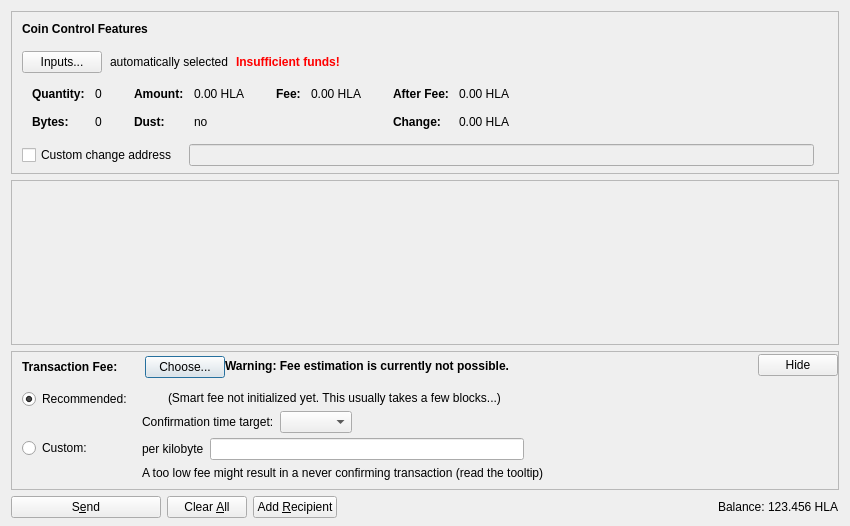
<?xml version="1.0" encoding="UTF-8"?>
<ui version="4.0">
 <class>SendCoinsDialog</class>
 <widget class="QDialog" name="SendCoinsDialog">
  <property name="geometry">
   <rect>
    <x>0</x>
    <y>0</y>
    <width>850</width>
    <height>526</height>
   </rect>
  </property>
  <property name="windowTitle">
   <string>Send Coins</string>
  </property>
  <layout class="QVBoxLayout" name="verticalLayout" stretch="0,1,0,0">
   <property name="bottomMargin">
    <number>8</number>
   </property>
   <item>
    <widget class="QFrame" name="frameCoinControl">
     <property name="sizePolicy">
      <sizepolicy hsizetype="Expanding" vsizetype="Expanding">
       <horstretch>0</horstretch>
       <verstretch>0</verstretch>
      </sizepolicy>
     </property>
     <property name="maximumSize">
      <size>
       <width>16777215</width>
       <height>16777215</height>
      </size>
     </property>
     <property name="frameShape">
      <enum>QFrame::StyledPanel</enum>
     </property>
     <property name="frameShadow">
      <enum>QFrame::Sunken</enum>
     </property>
     <layout class="QVBoxLayout" name="verticalLayoutCoinControl2">
      <property name="spacing">
       <number>0</number>
      </property>
      <property name="leftMargin">
       <number>0</number>
      </property>
      <property name="topMargin">
       <number>0</number>
      </property>
      <property name="rightMargin">
       <number>0</number>
      </property>
      <property name="bottomMargin">
       <number>6</number>
      </property>
      <item>
       <layout class="QVBoxLayout" name="verticalLayoutCoinControl" stretch="0,0,0,0,1">
        <property name="spacing">
         <number>0</number>
        </property>
        <property name="leftMargin">
         <number>10</number>
        </property>
        <property name="topMargin">
         <number>10</number>
        </property>
        <item>
         <layout class="QHBoxLayout" name="horizontalLayoutCoinControl1">
          <property name="bottomMargin">
           <number>15</number>
          </property>
          <item>
           <widget class="QLabel" name="labelCoinControlFeatures">
            <property name="sizePolicy">
             <sizepolicy hsizetype="Preferred" vsizetype="Maximum">
              <horstretch>0</horstretch>
              <verstretch>0</verstretch>
             </sizepolicy>
            </property>
            <property name="font">
             <font>
              <weight>75</weight>
              <bold>true</bold>
             </font>
            </property>
            <property name="styleSheet">
             <string notr="true">font-weight:bold;</string>
            </property>
            <property name="text">
             <string>Coin Control Features</string>
            </property>
           </widget>
          </item>
         </layout>
        </item>
        <item>
         <layout class="QHBoxLayout" name="horizontalLayoutCoinControl2" stretch="0,0,0,0">
          <property name="spacing">
           <number>8</number>
          </property>
          <property name="bottomMargin">
           <number>10</number>
          </property>
          <item>
           <widget class="QPushButton" name="pushButtonCoinControl">
            <property name="styleSheet">
             <string notr="true"/>
            </property>
            <property name="text">
             <string>Inputs...</string>
            </property>
            <property name="autoDefault">
             <bool>false</bool>
            </property>
           </widget>
          </item>
          <item>
           <widget class="QLabel" name="labelCoinControlAutomaticallySelected">
            <property name="text">
             <string>automatically selected</string>
            </property>
            <property name="margin">
             <number>5</number>
            </property>
           </widget>
          </item>
          <item>
           <widget class="QLabel" name="labelCoinControlInsuffFunds">
            <property name="font">
             <font>
              <weight>75</weight>
              <bold>true</bold>
             </font>
            </property>
            <property name="styleSheet">
             <string notr="true">color:red;font-weight:bold;</string>
            </property>
            <property name="text">
             <string>Insufficient funds!</string>
            </property>
            <property name="margin">
             <number>5</number>
            </property>
           </widget>
          </item>
          <item>
           <spacer name="horizontalSpacerCoinControl">
            <property name="orientation">
             <enum>Qt::Horizontal</enum>
            </property>
            <property name="sizeHint" stdset="0">
             <size>
              <width>40</width>
              <height>1</height>
             </size>
            </property>
           </spacer>
          </item>
         </layout>
        </item>
        <item>
         <widget class="QWidget" name="widgetCoinControl" native="true">
          <property name="sizePolicy">
           <sizepolicy hsizetype="Preferred" vsizetype="Preferred">
            <horstretch>0</horstretch>
            <verstretch>0</verstretch>
           </sizepolicy>
          </property>
          <property name="minimumSize">
           <size>
            <width>0</width>
            <height>0</height>
           </size>
          </property>
          <property name="styleSheet">
           <string notr="true"/>
          </property>
          <layout class="QHBoxLayout" name="horizontalLayoutCoinControl5">
           <property name="leftMargin">
            <number>0</number>
           </property>
           <property name="topMargin">
            <number>0</number>
           </property>
           <property name="rightMargin">
            <number>0</number>
           </property>
           <property name="bottomMargin">
            <number>0</number>
           </property>
           <item>
            <layout class="QHBoxLayout" name="horizontalLayoutCoinControl3" stretch="0,0,0,1">
             <property name="spacing">
              <number>20</number>
             </property>
             <property name="topMargin">
              <number>0</number>
             </property>
             <property name="bottomMargin">
              <number>10</number>
             </property>
             <item>
              <layout class="QFormLayout" name="formLayoutCoinControl1">
               <property name="horizontalSpacing">
                <number>10</number>
               </property>
               <property name="verticalSpacing">
                <number>14</number>
               </property>
               <property name="leftMargin">
                <number>10</number>
               </property>
               <property name="topMargin">
                <number>4</number>
               </property>
               <property name="rightMargin">
                <number>6</number>
               </property>
               <item row="0" column="0">
                <widget class="QLabel" name="labelCoinControlQuantityText">
                 <property name="font">
                  <font>
                   <weight>75</weight>
                   <bold>true</bold>
                  </font>
                 </property>
                 <property name="text">
                  <string>Quantity:</string>
                 </property>
                 <property name="margin">
                  <number>0</number>
                 </property>
                </widget>
               </item>
               <item row="0" column="1">
                <widget class="QLabel" name="labelCoinControlQuantity">
                 <property name="cursor">
                  <cursorShape>IBeamCursor</cursorShape>
                 </property>
                 <property name="contextMenuPolicy">
                  <enum>Qt::ActionsContextMenu</enum>
                 </property>
                 <property name="text">
                  <string notr="true">0</string>
                 </property>
                 <property name="margin">
                  <number>0</number>
                 </property>
                 <property name="textInteractionFlags">
                  <set>Qt::LinksAccessibleByMouse|Qt::TextSelectableByKeyboard|Qt::TextSelectableByMouse</set>
                 </property>
                </widget>
               </item>
               <item row="1" column="0">
                <widget class="QLabel" name="labelCoinControlBytesText">
                 <property name="font">
                  <font>
                   <weight>75</weight>
                   <bold>true</bold>
                  </font>
                 </property>
                 <property name="text">
                  <string>Bytes:</string>
                 </property>
                </widget>
               </item>
               <item row="1" column="1">
                <widget class="QLabel" name="labelCoinControlBytes">
                 <property name="cursor">
                  <cursorShape>IBeamCursor</cursorShape>
                 </property>
                 <property name="contextMenuPolicy">
                  <enum>Qt::ActionsContextMenu</enum>
                 </property>
                 <property name="text">
                  <string notr="true">0</string>
                 </property>
                 <property name="textInteractionFlags">
                  <set>Qt::LinksAccessibleByMouse|Qt::TextSelectableByKeyboard|Qt::TextSelectableByMouse</set>
                 </property>
                </widget>
               </item>
              </layout>
             </item>
             <item>
              <layout class="QFormLayout" name="formLayoutCoinControl2">
               <property name="horizontalSpacing">
                <number>10</number>
               </property>
               <property name="verticalSpacing">
                <number>14</number>
               </property>
               <property name="leftMargin">
                <number>6</number>
               </property>
               <property name="topMargin">
                <number>4</number>
               </property>
               <property name="rightMargin">
                <number>6</number>
               </property>
               <item row="0" column="0">
                <widget class="QLabel" name="labelCoinControlAmountText">
                 <property name="font">
                  <font>
                   <weight>75</weight>
                   <bold>true</bold>
                  </font>
                 </property>
                 <property name="text">
                  <string>Amount:</string>
                 </property>
                 <property name="margin">
                  <number>0</number>
                 </property>
                </widget>
               </item>
               <item row="0" column="1">
                <widget class="QLabel" name="labelCoinControlAmount">
                 <property name="cursor">
                  <cursorShape>IBeamCursor</cursorShape>
                 </property>
                 <property name="contextMenuPolicy">
                  <enum>Qt::ActionsContextMenu</enum>
                 </property>
                 <property name="text">
                  <string notr="true">0.00 HLA</string>
                 </property>
                 <property name="textInteractionFlags">
                  <set>Qt::LinksAccessibleByMouse|Qt::TextSelectableByKeyboard|Qt::TextSelectableByMouse</set>
                 </property>
                </widget>
               </item>
               <item row="1" column="0">
                <widget class="QLabel" name="labelCoinControlLowOutputText">
                 <property name="font">
                  <font>
                   <weight>75</weight>
                   <bold>true</bold>
                  </font>
                 </property>
                 <property name="text">
                  <string>Dust:</string>
                 </property>
                </widget>
               </item>
               <item row="1" column="1">
                <widget class="QLabel" name="labelCoinControlLowOutput">
                 <property name="cursor">
                  <cursorShape>IBeamCursor</cursorShape>
                 </property>
                 <property name="contextMenuPolicy">
                  <enum>Qt::ActionsContextMenu</enum>
                 </property>
                 <property name="text">
                  <string notr="true">no</string>
                 </property>
                 <property name="textInteractionFlags">
                  <set>Qt::LinksAccessibleByMouse|Qt::TextSelectableByKeyboard|Qt::TextSelectableByMouse</set>
                 </property>
                </widget>
               </item>
              </layout>
             </item>
             <item>
              <layout class="QFormLayout" name="formLayoutCoinControl3">
               <property name="horizontalSpacing">
                <number>10</number>
               </property>
               <property name="verticalSpacing">
                <number>14</number>
               </property>
               <property name="leftMargin">
                <number>6</number>
               </property>
               <property name="topMargin">
                <number>4</number>
               </property>
               <property name="rightMargin">
                <number>6</number>
               </property>
               <item row="0" column="0">
                <widget class="QLabel" name="labelCoinControlFeeText">
                 <property name="font">
                  <font>
                   <weight>75</weight>
                   <bold>true</bold>
                  </font>
                 </property>
                 <property name="text">
                  <string>Fee:</string>
                 </property>
                 <property name="margin">
                  <number>0</number>
                 </property>
                </widget>
               </item>
               <item row="0" column="1">
                <widget class="QLabel" name="labelCoinControlFee">
                 <property name="cursor">
                  <cursorShape>IBeamCursor</cursorShape>
                 </property>
                 <property name="contextMenuPolicy">
                  <enum>Qt::ActionsContextMenu</enum>
                 </property>
                 <property name="text">
                  <string notr="true">0.00 HLA</string>
                 </property>
                 <property name="textInteractionFlags">
                  <set>Qt::LinksAccessibleByMouse|Qt::TextSelectableByKeyboard|Qt::TextSelectableByMouse</set>
                 </property>
                </widget>
               </item>
              </layout>
             </item>
             <item>
              <layout class="QFormLayout" name="formLayoutCoinControl4">
               <property name="horizontalSpacing">
                <number>10</number>
               </property>
               <property name="verticalSpacing">
                <number>14</number>
               </property>
               <property name="leftMargin">
                <number>6</number>
               </property>
               <property name="topMargin">
                <number>4</number>
               </property>
               <property name="rightMargin">
                <number>6</number>
               </property>
               <item row="0" column="0">
                <widget class="QLabel" name="labelCoinControlAfterFeeText">
                 <property name="font">
                  <font>
                   <weight>75</weight>
                   <bold>true</bold>
                  </font>
                 </property>
                 <property name="text">
                  <string>After Fee:</string>
                 </property>
                 <property name="margin">
                  <number>0</number>
                 </property>
                </widget>
               </item>
               <item row="0" column="1">
                <widget class="QLabel" name="labelCoinControlAfterFee">
                 <property name="cursor">
                  <cursorShape>IBeamCursor</cursorShape>
                 </property>
                 <property name="contextMenuPolicy">
                  <enum>Qt::ActionsContextMenu</enum>
                 </property>
                 <property name="text">
                  <string notr="true">0.00 HLA</string>
                 </property>
                 <property name="textInteractionFlags">
                  <set>Qt::LinksAccessibleByMouse|Qt::TextSelectableByKeyboard|Qt::TextSelectableByMouse</set>
                 </property>
                </widget>
               </item>
               <item row="1" column="0">
                <widget class="QLabel" name="labelCoinControlChangeText">
                 <property name="font">
                  <font>
                   <weight>75</weight>
                   <bold>true</bold>
                  </font>
                 </property>
                 <property name="text">
                  <string>Change:</string>
                 </property>
                </widget>
               </item>
               <item row="1" column="1">
                <widget class="QLabel" name="labelCoinControlChange">
                 <property name="cursor">
                  <cursorShape>IBeamCursor</cursorShape>
                 </property>
                 <property name="contextMenuPolicy">
                  <enum>Qt::ActionsContextMenu</enum>
                 </property>
                 <property name="text">
                  <string notr="true">0.00 HLA</string>
                 </property>
                 <property name="textInteractionFlags">
                  <set>Qt::LinksAccessibleByMouse|Qt::TextSelectableByKeyboard|Qt::TextSelectableByMouse</set>
                 </property>
                </widget>
               </item>
              </layout>
             </item>
            </layout>
           </item>
          </layout>
         </widget>
        </item>
        <item>
         <layout class="QHBoxLayout" name="horizontalLayoutCoinControl4" stretch="0,0,0">
          <property name="spacing">
           <number>12</number>
          </property>
          <property name="sizeConstraint">
           <enum>QLayout::SetDefaultConstraint</enum>
          </property>
          <property name="topMargin">
           <number>5</number>
          </property>
          <property name="rightMargin">
           <number>5</number>
          </property>
          <item>
           <widget class="QCheckBox" name="checkBoxCoinControlChange">
            <property name="toolTip">
             <string>If this is activated, but the change address is empty or invalid, change will be sent to a newly generated address.</string>
            </property>
            <property name="text">
             <string>Custom change address</string>
            </property>
           </widget>
          </item>
          <item>
           <widget class="QValidatedLineEdit" name="lineEditCoinControlChange">
            <property name="enabled">
             <bool>false</bool>
            </property>
            <property name="sizePolicy">
             <sizepolicy hsizetype="Expanding" vsizetype="Fixed">
              <horstretch>0</horstretch>
              <verstretch>0</verstretch>
             </sizepolicy>
            </property>
           </widget>
          </item>
          <item>
           <widget class="QLabel" name="labelCoinControlChangeLabel">
            <property name="sizePolicy">
             <sizepolicy hsizetype="Preferred" vsizetype="Expanding">
              <horstretch>0</horstretch>
              <verstretch>0</verstretch>
             </sizepolicy>
            </property>
            <property name="minimumSize">
             <size>
              <width>0</width>
              <height>0</height>
             </size>
            </property>
            <property name="text">
             <string/>
            </property>
            <property name="margin">
             <number>3</number>
            </property>
           </widget>
          </item>
         </layout>
        </item>
        <item>
         <spacer name="verticalSpacerCoinControl">
          <property name="orientation">
           <enum>Qt::Vertical</enum>
          </property>
          <property name="sizeHint" stdset="0">
           <size>
            <width>800</width>
            <height>1</height>
           </size>
          </property>
         </spacer>
        </item>
       </layout>
      </item>
     </layout>
    </widget>
   </item>
   <item>
    <widget class="QScrollArea" name="scrollArea">
     <property name="widgetResizable">
      <bool>true</bool>
     </property>
     <widget class="QWidget" name="scrollAreaWidgetContents">
      <property name="geometry">
       <rect>
        <x>0</x>
        <y>0</y>
        <width>830</width>
        <height>104</height>
       </rect>
      </property>
      <layout class="QVBoxLayout" name="verticalLayout_2" stretch="0,1">
       <property name="leftMargin">
        <number>0</number>
       </property>
       <property name="topMargin">
        <number>0</number>
       </property>
       <property name="rightMargin">
        <number>0</number>
       </property>
       <property name="bottomMargin">
        <number>0</number>
       </property>
       <item>
        <layout class="QVBoxLayout" name="entries">
         <property name="spacing">
          <number>6</number>
         </property>
        </layout>
       </item>
       <item>
        <spacer name="verticalSpacer">
         <property name="orientation">
          <enum>Qt::Vertical</enum>
         </property>
         <property name="sizeHint" stdset="0">
          <size>
           <width>20</width>
           <height>40</height>
          </size>
         </property>
        </spacer>
       </item>
      </layout>
     </widget>
    </widget>
   </item>
   <item>
    <widget class="QFrame" name="frameFee">
     <property name="sizePolicy">
      <sizepolicy hsizetype="Expanding" vsizetype="Expanding">
       <horstretch>0</horstretch>
       <verstretch>0</verstretch>
      </sizepolicy>
     </property>
     <property name="maximumSize">
      <size>
       <width>16777215</width>
       <height>16777215</height>
      </size>
     </property>
     <property name="frameShape">
      <enum>QFrame::StyledPanel</enum>
     </property>
     <property name="frameShadow">
      <enum>QFrame::Sunken</enum>
     </property>
     <layout class="QVBoxLayout" name="verticalLayoutFee1">
      <property name="spacing">
       <number>0</number>
      </property>
      <property name="leftMargin">
       <number>0</number>
      </property>
      <property name="topMargin">
       <number>0</number>
      </property>
      <property name="rightMargin">
       <number>0</number>
      </property>
      <property name="bottomMargin">
       <number>0</number>
      </property>
      <item>
       <layout class="QVBoxLayout" name="verticalLayoutFee2" stretch="0,0,0">
        <property name="spacing">
         <number>0</number>
        </property>
        <property name="leftMargin">
         <number>10</number>
        </property>
        <property name="topMargin">
         <number>0</number>
        </property>
        <item>
         <layout class="QHBoxLayout" name="horizontalLayoutFee1">
          <property name="bottomMargin">
           <number>0</number>
          </property>
          <item>
           <layout class="QVBoxLayout" name="verticalLayoutFee7">
            <property name="spacing">
             <number>0</number>
            </property>
            <item>
             <spacer name="verticalSpacerSmartFee">
              <property name="orientation">
               <enum>Qt::Vertical</enum>
              </property>
              <property name="sizeType">
               <enum>QSizePolicy::Fixed</enum>
              </property>
              <property name="sizeHint" stdset="0">
               <size>
                <width>1</width>
                <height>4</height>
               </size>
              </property>
             </spacer>
            </item>
            <item>
             <layout class="QHBoxLayout" name="horizontalLayoutSmartFee">
              <property name="spacing">
               <number>10</number>
              </property>
              <item>
               <widget class="QLabel" name="labelFeeHeadline">
                <property name="sizePolicy">
                 <sizepolicy hsizetype="Preferred" vsizetype="Maximum">
                  <horstretch>0</horstretch>
                  <verstretch>0</verstretch>
                 </sizepolicy>
                </property>
                <property name="font">
                 <font>
                  <weight>75</weight>
                  <bold>true</bold>
                 </font>
                </property>
                <property name="styleSheet">
                 <string notr="true">font-weight:bold;</string>
                </property>
                <property name="text">
                 <string>Transaction Fee:</string>
                </property>
               </widget>
              </item>
              <item>
               <widget class="QLabel" name="labelFeeMinimized">
                <property name="text">
                 <string/>
                </property>
               </widget>
              </item>
              <item>
               <widget class="QPushButton" name="buttonChooseFee">
                <property name="text">
                 <string>Choose...</string>
                </property>
               </widget>
              </item>
             </layout>
            </item>
            <item>
             <spacer name="verticalSpacer_5">
              <property name="orientation">
               <enum>Qt::Vertical</enum>
              </property>
              <property name="sizeHint" stdset="0">
               <size>
                <width>1</width>
                <height>1</height>
               </size>
              </property>
             </spacer>
            </item>
           </layout>
          </item>
          <item>
           <widget class="QLabel" name="fallbackFeeWarningLabel">
            <property name="toolTip">
             <string>Using the fallbackfee can result in sending a transaction that will take several hours or days (or never) to confirm. Consider choosing your fee manually or wait until you have validated the complete chain.</string>
            </property>
            <property name="font">
            <font>
                <weight>75</weight>
                <bold>true</bold>
            </font>
            </property>
            <property name="text">
             <string>Warning: Fee estimation is currently not possible.</string>
            </property>
            <property name="wordWrap">
             <bool>false</bool>
            </property>
           </widget>
          </item>
          <item>
           <spacer name="horizontalSpacer_4">
            <property name="orientation">
             <enum>Qt::Horizontal</enum>
            </property>
            <property name="sizeType">
             <enum>QSizePolicy::MinimumExpanding</enum>
            </property>
            <property name="sizeHint" stdset="0">
             <size>
              <width>40</width>
              <height>20</height>
             </size>
            </property>
           </spacer>
          </item>
          <item>
           <widget class="QPushButton" name="buttonMinimizeFee">
            <property name="toolTip">
             <string>collapse fee-settings</string>
            </property>
            <property name="text">
             <string>Hide</string>
            </property>
           </widget>
          </item>
         </layout>
        </item>
        <item>
         <widget class="QFrame" name="frameFeeSelection">
          <layout class="QVBoxLayout" name="verticalLayoutFee12">
           <property name="spacing">
            <number>0</number>
           </property>
           <property name="leftMargin">
            <number>0</number>
           </property>
           <property name="topMargin">
            <number>0</number>
           </property>
           <property name="rightMargin">
            <number>0</number>
           </property>
           <property name="bottomMargin">
            <number>0</number>
           </property>
           <item>
            <layout class="QGridLayout" name="gridLayoutFee">
             <property name="topMargin">
              <number>10</number>
             </property>
             <property name="bottomMargin">
              <number>4</number>
             </property>
             <property name="horizontalSpacing">
              <number>10</number>
             </property>
             <property name="verticalSpacing">
              <number>4</number>
             </property>
             <item row="1" column="1">
              <layout class="QVBoxLayout" name="verticalLayoutFee8">
               <property name="spacing">
                <number>6</number>
               </property>
               <item>
                <layout class="QHBoxLayout" name="horizontalLayoutFee13">
                 <item>
                  <widget class="QLabel" name="labelCustomPerKilobyte">
                   <property name="toolTip">
                    <string>Specify a custom fee per kB (1,000 bytes) of the transaction's virtual size.

Note:  Since the fee is calculated on a per-byte basis, a fee of "100 improbaturitoshis per kB" for a transaction size of 500 bytes (half of 1 kB) would ultimately yield a fee of only 50 improbaturitoshis.</string>
                   </property>
                   <property name="text">
                    <string>per kilobyte</string>
                   </property>
                  </widget>
                 </item>
                 <item>
                  <widget class="BitcoinAmountField" name="customFee"/>
                 </item>
                 <item>
                  <spacer name="horizontalSpacer_6">
                   <property name="orientation">
                    <enum>Qt::Horizontal</enum>
                   </property>
                   <property name="sizeHint" stdset="0">
                    <size>
                     <width>1</width>
                     <height>1</height>
                    </size>
                   </property>
                  </spacer>
                 </item>
                </layout>
               </item>
               <item>
                <layout class="QHBoxLayout" name="horizontalLayoutFee8">
                 <item>
                  <widget class="QLabel" name="labelCustomFeeWarning">
                   <property name="enabled">
                    <bool>true</bool>
                   </property>
                   <property name="toolTip">
                    <string>When there is less transaction volume than space in the blocks, miners as well as relaying nodes may enforce a minimum fee. Paying only this minimum fee is just fine, but be aware that this can result in a never confirming transaction once there is more demand for Hallacoin transactions than the network can process.</string>
                   </property>
                   <property name="text">
                    <string>A too low fee might result in a never confirming transaction (read the tooltip)</string>
                   </property>
                  </widget>
                 </item>
                 <item>
                  <spacer name="horizontalSpacer_2">
                   <property name="orientation">
                    <enum>Qt::Horizontal</enum>
                   </property>
                   <property name="sizeHint" stdset="0">
                    <size>
                     <width>1</width>
                     <height>1</height>
                    </size>
                   </property>
                  </spacer>
                 </item>
                </layout>
               </item>
              </layout>
             </item>
             <item row="0" column="0">
              <layout class="QVBoxLayout" name="verticalLayoutFee4" stretch="0,1">
               <item>
                <widget class="QRadioButton" name="radioSmartFee">
                 <property name="text">
                  <string>Recommended:</string>
                 </property>
                 <property name="checked">
                  <bool>true</bool>
                 </property>
                 <attribute name="buttonGroup">
                  <string notr="true">groupFee</string>
                 </attribute>
                </widget>
               </item>
               <item>
                <spacer name="verticalSpacer_2">
                 <property name="orientation">
                  <enum>Qt::Vertical</enum>
                 </property>
                 <property name="sizeHint" stdset="0">
                  <size>
                   <width>1</width>
                   <height>1</height>
                  </size>
                 </property>
                </spacer>
               </item>
              </layout>
             </item>
             <item row="1" column="0">
              <layout class="QVBoxLayout" name="verticalLayoutFee9" stretch="0,1">
               <item>
                <widget class="QRadioButton" name="radioCustomFee">
                 <property name="text">
                  <string>Custom:</string>
                 </property>
                 <attribute name="buttonGroup">
                  <string notr="true">groupFee</string>
                 </attribute>
                </widget>
               </item>
               <item>
                <spacer name="verticalSpacer_6">
                 <property name="orientation">
                  <enum>Qt::Vertical</enum>
                 </property>
                 <property name="sizeHint" stdset="0">
                  <size>
                   <width>1</width>
                   <height>1</height>
                  </size>
                 </property>
                </spacer>
               </item>
              </layout>
             </item>
             <item row="0" column="1">
              <layout class="QVBoxLayout" name="verticalLayoutFee3" stretch="0,0,1">
               <property name="spacing">
                <number>6</number>
               </property>
               <property name="topMargin">
                <number>2</number>
               </property>
               <item>
                <layout class="QHBoxLayout" name="horizontalLayoutFee12">
                 <item>
                  <widget class="QLabel" name="labelSmartFee">
                   <property name="text">
                    <string/>
                   </property>
                  </widget>
                 </item>
                 <item>
                  <widget class="QLabel" name="labelFeeEstimation">
                   <property name="text">
                    <string/>
                   </property>
                  </widget>
                 </item>
                 <item>
                  <widget class="QLabel" name="labelSmartFee2">
                   <property name="text">
                    <string>(Smart fee not initialized yet. This usually takes a few blocks...)</string>
                   </property>
                  </widget>
                 </item>
                 <item>
                  <spacer name="horizontalSpacer_5">
                   <property name="orientation">
                    <enum>Qt::Horizontal</enum>
                   </property>
                   <property name="sizeHint" stdset="0">
                    <size>
                     <width>1</width>
                     <height>1</height>
                    </size>
                   </property>
                  </spacer>
                 </item>
                </layout>
               </item>
               <item>
                <layout class="QHBoxLayout" name="horizontalLayoutFee9">
                 <item>
                  <layout class="QVBoxLayout" name="verticalLayoutFee6">
                   <item>
                    <widget class="QLabel" name="labelSmartFee3">
                     <property name="text">
                      <string>Confirmation time target:</string>
                     </property>
                    </widget>
                   </item>
                  </layout>
                 </item>
                 <item>
                  <layout class="QVBoxLayout" name="verticalLayoutFee5">
                   <property name="rightMargin">
                    <number>30</number>
                   </property>
                   <item>
                    <layout class="QHBoxLayout" name="horizontalLayoutConfTarget">
                     <property name="bottomMargin">
                      <number>0</number>
                     </property>
                     <item>
                      <widget class="QComboBox" name="confTargetSelector"/>
                     </item>
                     <item>
                      <spacer name="horizontalSpacerConfTarget">
                       <property name="orientation">
                        <enum>Qt::Horizontal</enum>
                       </property>
                       <property name="sizeHint" stdset="0">
                        <size>
                         <width>40</width>
                         <height>20</height>
                        </size>
                       </property>
                      </spacer>
                     </item>
                    </layout>
                   </item>
                  </layout>
                 </item>
                </layout>
               </item>
               <item>
                <spacer name="verticalSpacer_4">
                 <property name="orientation">
                  <enum>Qt::Vertical</enum>
                 </property>
                 <property name="sizeHint" stdset="0">
                  <size>
                   <width>1</width>
                   <height>1</height>
                  </size>
                 </property>
                </spacer>
               </item>
              </layout>
             </item>
            </layout>
           </item>
          </layout>
         </widget>
        </item>
        <item>
         <spacer name="verticalSpacerFee">
          <property name="orientation">
           <enum>Qt::Vertical</enum>
          </property>
          <property name="sizeHint" stdset="0">
           <size>
            <width>40</width>
            <height>5</height>
           </size>
          </property>
         </spacer>
        </item>
       </layout>
      </item>
     </layout>
    </widget>
   </item>
   <item>
    <layout class="QHBoxLayout" name="horizontalLayout">
     <item>
      <widget class="QPushButton" name="sendButton">
       <property name="minimumSize">
        <size>
         <width>150</width>
         <height>0</height>
        </size>
       </property>
       <property name="toolTip">
        <string>Confirm the send action</string>
       </property>
       <property name="text">
        <string>S&amp;end</string>
       </property>
       <property name="icon">
        <iconset resource="../bitcoin.qrc">
         <normaloff>:/icons/send</normaloff>:/icons/send</iconset>
       </property>
       <property name="autoDefault">
        <bool>false</bool>
       </property>
       <property name="default">
        <bool>false</bool>
       </property>
      </widget>
     </item>
     <item>
      <widget class="QPushButton" name="clearButton">
       <property name="sizePolicy">
        <sizepolicy hsizetype="Minimum" vsizetype="Fixed">
         <horstretch>0</horstretch>
         <verstretch>0</verstretch>
        </sizepolicy>
       </property>
       <property name="toolTip">
        <string>Clear all fields of the form.</string>
       </property>
       <property name="text">
        <string>Clear &amp;All</string>
       </property>
       <property name="icon">
        <iconset resource="../bitcoin.qrc">
         <normaloff>:/icons/remove</normaloff>:/icons/remove</iconset>
       </property>
       <property name="autoDefault">
        <bool>false</bool>
       </property>
      </widget>
     </item>
     <item>
      <widget class="QPushButton" name="addButton">
       <property name="toolTip">
        <string>Send to multiple recipients at once</string>
       </property>
       <property name="text">
        <string>Add &amp;Recipient</string>
       </property>
       <property name="icon">
        <iconset resource="../bitcoin.qrc">
         <normaloff>:/icons/add</normaloff>:/icons/add</iconset>
       </property>
       <property name="autoDefault">
        <bool>false</bool>
       </property>
      </widget>
     </item>
     <item>
      <spacer name="horizontalSpacer">
       <property name="orientation">
        <enum>Qt::Horizontal</enum>
       </property>
       <property name="sizeHint" stdset="0">
        <size>
         <width>40</width>
         <height>20</height>
        </size>
       </property>
      </spacer>
     </item>
     <item>
      <layout class="QHBoxLayout" name="horizontalLayout_2">
       <property name="spacing">
        <number>3</number>
       </property>
       <item>
        <widget class="QLabel" name="label">
         <property name="sizePolicy">
          <sizepolicy hsizetype="Preferred" vsizetype="Fixed">
           <horstretch>0</horstretch>
           <verstretch>0</verstretch>
          </sizepolicy>
         </property>
         <property name="text">
          <string>Balance:</string>
         </property>
        </widget>
       </item>
       <item>
        <widget class="QLabel" name="labelBalance">
         <property name="sizePolicy">
          <sizepolicy hsizetype="Preferred" vsizetype="Fixed">
           <horstretch>0</horstretch>
           <verstretch>0</verstretch>
          </sizepolicy>
         </property>
         <property name="cursor">
          <cursorShape>IBeamCursor</cursorShape>
         </property>
         <property name="text">
          <string notr="true">123.456 HLA</string>
         </property>
         <property name="textInteractionFlags">
          <set>Qt::LinksAccessibleByMouse|Qt::TextSelectableByKeyboard|Qt::TextSelectableByMouse</set>
         </property>
        </widget>
       </item>
      </layout>
     </item>
    </layout>
   </item>
  </layout>
 </widget>
 <customwidgets>
  <customwidget>
   <class>QValidatedLineEdit</class>
   <extends>QLineEdit</extends>
   <header>qt/qvalidatedlineedit.h</header>
  </customwidget>
  <customwidget>
   <class>BitcoinAmountField</class>
   <extends>QLineEdit</extends>
   <header>qt/bitcoinamountfield.h</header>
   <container>1</container>
  </customwidget>
 </customwidgets>
 <resources>
  <include location="../bitcoin.qrc"/>
 </resources>
 <connections/>
 <buttongroups>
  <buttongroup name="groupFee"/>
 </buttongroups>
</ui>
